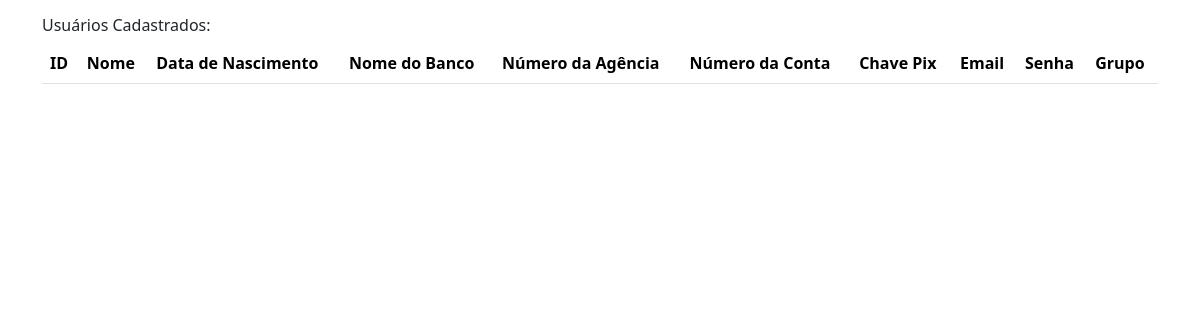
/usuarios_listados.php, run on an earlier commit of the app's database.
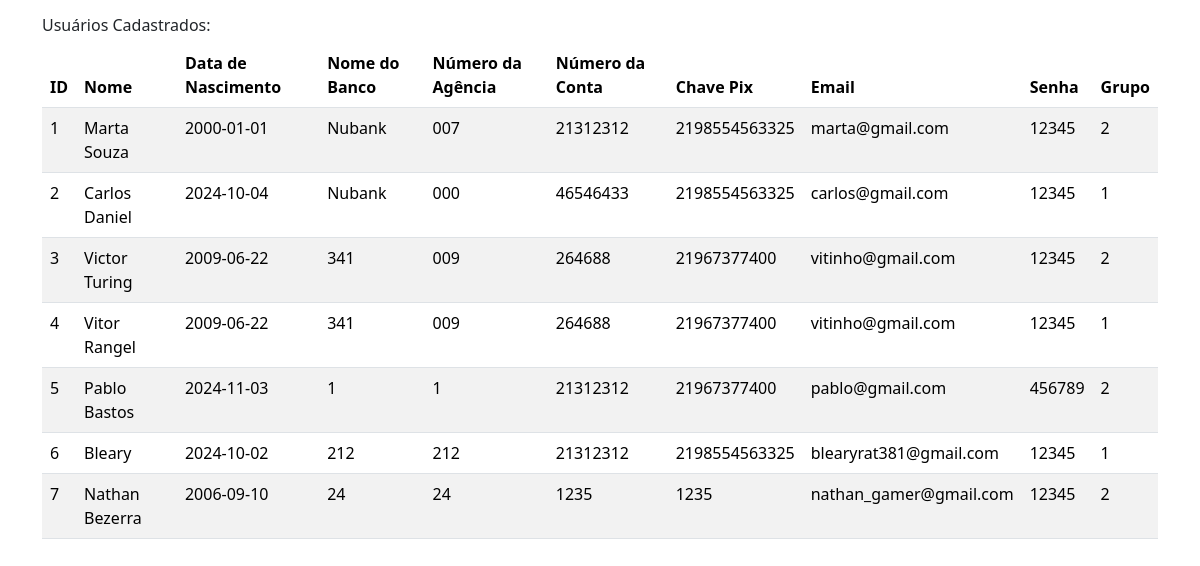
And on a later commit of the database.
### tables this page shows
CREATE TABLE `dados_bancarios` (
  `id_dados_bancarios` int(11) NOT NULL,
  `chave_pix` varchar(128) NOT NULL,
  `numero_da_conta` varchar(15) NOT NULL,
  `numero_da_agencia` varchar(15) NOT NULL,
  `nome_do_banco` varchar(60) NOT NULL,
  `id_usuario` int(11) NOT NULL
);

CREATE TABLE `usuario` (
  `id_usuario` int(11) NOT NULL,
  `nome` varchar(128) NOT NULL,
  `data_de_nascimento` date NOT NULL,
  `data_criacao` datetime NOT NULL DEFAULT current_timestamp(),
  `email` varchar(64) NOT NULL,
  `senha` varchar(64) NOT NULL,
  `id_grupo` int(11) NOT NULL
);

### usuarios_listados.php (the view, shortened to what this page needs)
<?php
include "connection.php";
?>
<!DOCTYPE html>
                <html lang="pt-br">
                <head>
                <link href="https://cdn.jsdelivr.net/npm/bootstrap@5.3.3/dist/css/bootstrap.min.css" rel="stylesheet">
                </head>
                <body>
                <div class="container mt-3">
                <h6>Usuários Cadastrados:</h6>
                <table class="table table-striped">
                    <thead>
                    <tr>
                        <th>ID</th>
                        <th>Nome</th>
                        <th>Data de Nascimento</th>
                        <th>Nome do Banco</th>
                        <th>Número da Agência</th>
                        <th>Número da Conta</th>
                        <th>Chave Pix</th>
                        <th>Email</th>
                        <th>Senha</th>
                        <th>Grupo</th>
                    </tr>
                    </thead>
                    <tbody>
                        <?php
                        $sql = 'select * from usuario left join dados_bancarios on usuario.id_usuario = dados_bancarios.id_usuario';
                        $result = $conn->query($sql);
                            if ($result->num_rows > 0) {
                                while($row = $result->fetch_assoc()) {
                                echo "<tr><td>".$row['id_usuario']."</td><td>"
                                .$row['nome']."</td><td>"
                                .$row['data_de_nascimento']."</td><td>"
                                .$row['nome_do_banco']."</td><td>"
                                .$row['numero_da_agencia']."</td><td>"
                                .$row['numero_da_conta']."</td><td>"
                                .$row['chave_pix']."</td><td>"
                                .$row['email']."</td><td>"
                                .$row['senha']."</td><td>"
                                .$row['id_grupo']."</td></tr>";
                                }
                            }
                        ?>
                    </tbody>
                </table>
                </div>
                </body>
                </html>

What changed in the data, as far as the page shows it:
added dados_bancarios: id_usuario "1", id_usuario.nome "Marta Souza", id_usuario.data_de_nascimento "2000-01-01", nome_do_banco "Nubank", numero_da_agencia "007", numero_da_conta "21312312", chave_pix "2198554563325", id_usuario.email "marta@gmail.com", id_usuario.senha "12345", id_usuario.id_grupo "2"
added dados_bancarios: id_usuario "2", id_usuario.nome "Carlos Daniel", id_usuario.data_de_nascimento "2024-10-04", nome_do_banco "Nubank", numero_da_agencia "000", numero_da_conta "46546433", chave_pix "2198554563325", id_usuario.email "carlos@gmail.com", id_usuario.senha "12345", id_usuario.id_grupo "1"
added dados_bancarios: id_usuario "3", id_usuario.nome "Victor Turing", id_usuario.data_de_nascimento "2009-06-22", nome_do_banco "341", numero_da_agencia "009", numero_da_conta "264688", chave_pix "21967377400", id_usuario.email "vitinho@gmail.com", id_usuario.senha "12345", id_usuario.id_grupo "2"
added dados_bancarios: id_usuario "4", id_usuario.nome "Vitor Rangel", id_usuario.data_de_nascimento "2009-06-22", nome_do_banco "341", numero_da_agencia "009", numero_da_conta "264688", chave_pix "21967377400", id_usuario.email "vitinho@gmail.com", id_usuario.senha "12345", id_usuario.id_grupo "1"
added dados_bancarios: id_usuario "5", id_usuario.nome "Pablo Bastos", id_usuario.data_de_nascimento "2024-11-03", nome_do_banco "1", numero_da_agencia "1", numero_da_conta "21312312", chave_pix "21967377400", id_usuario.email "pablo@gmail.com", id_usuario.senha "456789", id_usuario.id_grupo "2"
added dados_bancarios: id_usuario "6", id_usuario.nome "Bleary", id_usuario.data_de_nascimento "2024-10-02", nome_do_banco "212", numero_da_agencia "212", numero_da_conta "21312312", chave_pix "2198554563325", id_usuario.email "blearyrat381@gmail.com", id_usuario.senha "12345", id_usuario.id_grupo "1"
added dados_bancarios: id_usuario "7", id_usuario.nome "Nathan Bezerra", id_usuario.data_de_nascimento "2006-09-10", nome_do_banco "24", numero_da_agencia "24", numero_da_conta "1235", chave_pix "1235", id_usuario.email "nathan_gamer@gmail.com", id_usuario.senha "12345", id_usuario.id_grupo "2"
